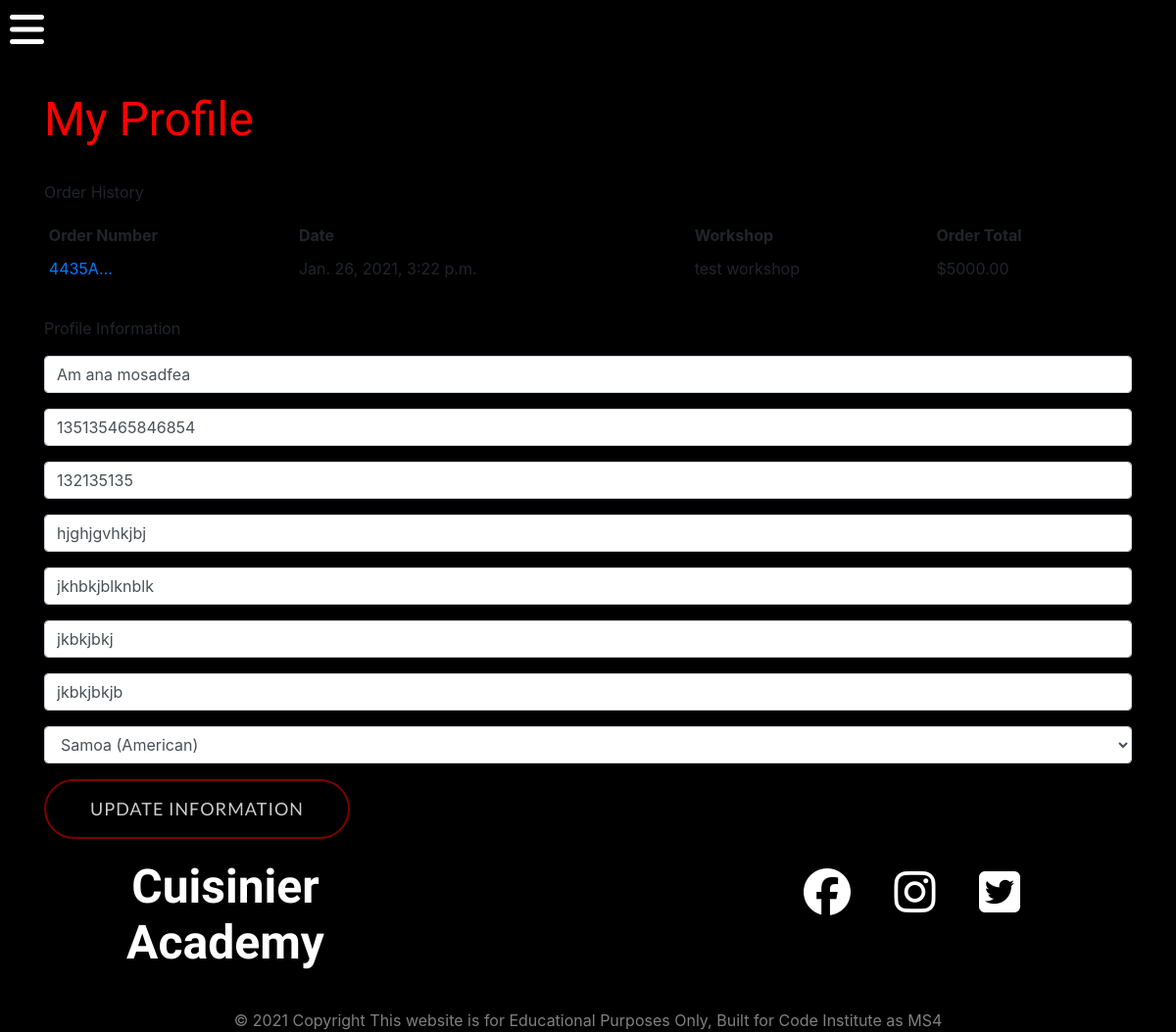
/profiles/ (signed in), run on the app's committed database.
### reservations/models.py (models this page shows, shortened)
class Order(models.Model):
    order_number = models.CharField(max_length=32, null=False, editable=False)
    user_profile = models.ForeignKey(UserProfile, on_delete=models.SET_NULL,
                                     null=True, blank=True, related_name='orders')
    full_name = models.CharField(max_length=50, null=False, blank=False)
    email = models.EmailField(max_length=254, null=False, blank=False)
    phone_number = models.CharField(max_length=20, null=False, blank=False)
    country = CountryField(blank_label='Country', null=True, blank=True)
    postcode = models.CharField(max_length=20, null=True, blank=True)
    town_or_city = models.CharField(max_length=40, null=False, blank=False)
    street_address1 = models.CharField(max_length=80, null=False, blank=False)
    street_address2 = models.CharField(max_length=80, null=True, blank=True)
    county = models.CharField(max_length=80, null=True, blank=True)
    date = models.DateTimeField(auto_now_add=True)
    workshop = models.ForeignKey(Workshop, null=True, blank=True, on_delete=models.CASCADE)
    order_total = models.DecimalField(
        max_digits=10, decimal_places=2, null=False, default=0)

### workshops/models.py (models this page shows, shortened)
class Workshop(models.Model):
    title = models.CharField(max_length=100)
    sub_title = models.CharField(max_length=200)
    description = models.TextField(blank=True)
    expert = models.ForeignKey(Expert,default=None, on_delete=models.DO_NOTHING)
    main_img = models.ImageField(null=True, blank=True) # upload file path
    image_1 = models.ImageField(null=True, blank=True)
    image_2 = models.ImageField(null=True, blank=True)
    image_3 = models.ImageField(null=True, blank=True)
    agenda_day_1 = models.TextField(null=True, blank=True)
    agenda_day_2 = models.TextField(null=True, blank=True)
    agenda_day_3 = models.TextField(null=True, blank=True)
    price = models.DecimalField(null=True, max_digits=6, decimal_places=2, blank=True)
    date = models.DateTimeField(default=datetime.now, blank=True)
    location = models.CharField(null=True, max_length=200)
    is_published = models.BooleanField(default=True)

### profiles/models.py (models this page shows, shortened)
class UserProfile(models.Model):
    user = models.OneToOneField(User, on_delete=models.CASCADE)
    full_name = models.CharField(max_length=50, null=True, blank=True)
    phone_number = models.CharField(max_length=20, null=True, blank=True)
    postcode = models.CharField(max_length=20, null=True, blank=True)
    town_or_city = models.CharField(max_length=40, null=True, blank=True)
    street_address1 = models.CharField(max_length=80, null=True, blank=True)
    street_address2 = models.CharField(max_length=80, null=True, blank=True)
    county = models.CharField(max_length=80, null=True, blank=True)
    country = CountryField(blank_label='Country', null=True, blank=True)

### profiles/views.py (the view)
# urls.py: path('', views.profile, name='profiles'),
def profile(request):
    profile = get_object_or_404(UserProfile, user=request.user)
    if request.method == 'POST':
        form = UserProfileForm(request.POST, instance=profile)
        if form.is_valid():
            form.save()
            messages.success(request, 'Profile updated successfully')
    form = UserProfileForm(instance=profile)
    orders = profile.orders.all()
    template = 'profiles/profile.html'
    context = {
        'form': form,
        'orders': orders,
        'on_profile_page': True
    }
    return render(request, template, context)

### profiles/forms.py
class UserProfileForm(forms.ModelForm):
    class Meta:
        model = UserProfile
        exclude = ('user',)
    def __init__(self, *args, **kwargs):
        super().__init__(*args, **kwargs)
        placeholders = {
            'full_name': 'Full Name',
            'phone_number': 'Phone Number',
            'postcode': 'Postal Code',
            'town_or_city': 'Town or City',
            'street_address1': 'Street Address 1',
            'street_address2': 'Street Address 2',
            'county': 'County, State or Locality',
        }
        self.fields['phone_number'].widget.attrs['autofocus'] = True
        for field in self.fields:
            if field != 'country':
                if self.fields[field].required:
                    placeholder = f'{placeholders[field]} *'
                else:
                    placeholder = placeholders[field]
                self.fields[field].widget.attrs['placeholder'] = placeholder
            self.fields[field].label = False

### profiles/templates/profiles/profile.html (shortened to what this page needs)
{% extends "base.html" %}
{% load static %}
{% block extra_css %}
    <link rel="stylesheet" href="{% static 'profiles/css/profiles.css' %}">
{% endblock %}
{% block content %}
<div class="container">
    <div class="row">
        <div class="col">
            <hr>
            <h2 class="section-title">My Profile</h2>
            <hr>
        </div>
    </div>
    <div class="row">
        <div class="col-12">
            <p class="">Order History</p>
            <div class="table-responsive">
                <table class="table table-sm table-borderless">
                    <thead>
                        <tr>
                            <th>Order Number</th>
                            <th>Date</th>
                            <th>Workshop</th>
                            <th>Order Total</th>
                        </tr>
                    </thead>
                    <tbody>
                        {% for order in orders %}
                        <tr>
                            <td>
                                <a href="{% url 'order_history' order.order_number %}" title="{{ order.order_number }}">
                                    {{ order.order_number|truncatechars:6 }}
                                </a>
                            </td>
                            <td>{{ order.date }}</td>
                            <td>
                                <ul class="list-unstyled">
                                    {{ order.workshop.title }}
                                </ul>
                            </td>
                            <td>${{ order.order_total }}</td>
                        </tr>
                        {% endfor %}
                    </tbody>
                </table>
            </div>
        </div>
        <div class="col-12">
            <p class="">Profile Information</p>
            <form class="" action="{% url 'profiles' %}" method="POST" id="profile-update-form">
                {{ form|crispy }}
                <button class="btn btn-header-2">Update Information</button>
            </form>
        </div>
    </div>
    {% endblock %}

### static/css/base.css (style rules this page uses)
body { background-color: black; }
.section-title { color: red; font-size: 48px; font-family: 'flamenco', sans-serif; justify-content: left; }
.btn-header-2 { color: rgba(255, 255, 255, 0.8) ; border: 2px solid; border-color: rgba(255, 0, 0, 0.5); border-radius: 300px; letter-spacing: 1px; text-transform: uppercase; font-size: 18px; font-family: 'Lato', sans-serif; padding: 15px 45px; margin-bottom: 20px; }

### data on the page
Order: order_number "4435A…", date "Jan. 26, 2021, 3:22 p.m.", workshop "test workshop", order_total "5000.00"
UserProfile: full_name "Am ana mosadfea", phone_number "135135465846854", postcode "132135135", town_or_city "hjghjgvhkjbj", street_address1 "jkhbkjblknblk", street_address2 "jkbkjbkj", county "jkbkjbkjb", country "Samoa (American)"
